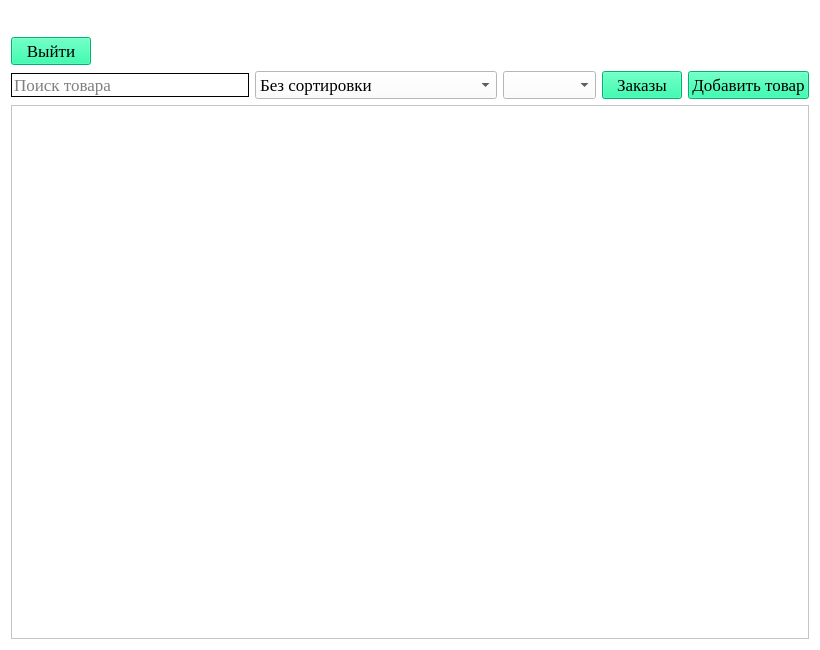
<?xml version="1.0" encoding="UTF-8"?>
<ui version="4.0">
 <class>ProductsWindow</class>
 <widget class="QWidget" name="ProductsWindow">
  <property name="geometry">
   <rect>
    <x>0</x>
    <y>0</y>
    <width>820</width>
    <height>650</height>
   </rect>
  </property>
  <property name="minimumSize">
   <size>
    <width>700</width>
    <height>600</height>
   </size>
  </property>
  <property name="font">
   <font>
    <family>Times New Roman</family>
    <pointsize>13</pointsize>
   </font>
  </property>
  <property name="windowTitle">
   <string>Список товаров</string>
  </property>
  <property name="styleSheet">
   <string notr="true">background-color: #FFFFFF</string>
  </property>
  <layout class="QVBoxLayout" name="verticalLayout">
   <item alignment="Qt::AlignmentFlag::AlignHCenter">
    <widget class="QLabel" name="logo_l">
     <property name="sizePolicy">
      <sizepolicy hsizetype="Fixed" vsizetype="Fixed">
       <horstretch>0</horstretch>
       <verstretch>0</verstretch>
      </sizepolicy>
     </property>
     <property name="maximumSize">
      <size>
       <width>30</width>
       <height>30</height>
      </size>
     </property>
     <property name="text">
      <string/>
     </property>
     <property name="pixmap">
      <pixmap>../data/Icon.png</pixmap>
     </property>
     <property name="scaledContents">
      <bool>true</bool>
     </property>
    </widget>
   </item>
   <item>
    <layout class="QGridLayout" name="gridLayout">
     <item row="0" column="0" alignment="Qt::AlignmentFlag::AlignLeft">
      <widget class="QPushButton" name="go_back_btn">
       <property name="styleSheet">
        <string notr="true">background-color: #00FA9A</string>
       </property>
       <property name="text">
        <string>Выйти</string>
       </property>
      </widget>
     </item>
     <item row="0" column="1" alignment="Qt::AlignmentFlag::AlignRight">
      <widget class="QLabel" name="user_name_l">
       <property name="sizePolicy">
        <sizepolicy hsizetype="Preferred" vsizetype="Preferred">
         <horstretch>0</horstretch>
         <verstretch>0</verstretch>
        </sizepolicy>
       </property>
       <property name="minimumSize">
        <size>
         <width>0</width>
         <height>0</height>
        </size>
       </property>
       <property name="text">
        <string/>
       </property>
      </widget>
     </item>
    </layout>
   </item>
   <item>
    <layout class="QHBoxLayout" name="tools_layout">
     <item>
      <widget class="QLineEdit" name="search_le">
       <property name="minimumSize">
        <size>
         <width>150</width>
         <height>0</height>
        </size>
       </property>
       <property name="toolTip">
        <string>Поиск по наименованию, артикулу, описанию, производителю, поставщику, категории и единице измерения. Можно ввести несколько слов.</string>
       </property>
       <property name="styleSheet">
        <string notr="true">border-color: black;
border-width: 1px;
border-style: solid</string>
       </property>
       <property name="placeholderText">
        <string>Поиск товара</string>
       </property>
       <property name="clearButtonEnabled">
        <bool>true</bool>
       </property>
      </widget>
     </item>
     <item>
      <widget class="QComboBox" name="sort_cb">
       <property name="toolTip">
        <string>Сортировка по количеству на складе</string>
       </property>
       <item>
        <property name="text">
         <string>Без сортировки</string>
        </property>
       </item>
       <item>
        <property name="text">
         <string>Количество: по возрастанию</string>
        </property>
       </item>
       <item>
        <property name="text">
         <string>Количество: по убыванию</string>
        </property>
       </item>
      </widget>
     </item>
     <item>
      <widget class="QComboBox" name="supplier_cb">
       <property name="toolTip">
        <string>Фильтр по поставщику</string>
       </property>
      </widget>
     </item>
     <item>
      <widget class="QPushButton" name="orders_btn">
       <property name="styleSheet">
        <string notr="true">background-color: #00FA9A</string>
       </property>
       <property name="text">
        <string>Заказы</string>
       </property>
      </widget>
     </item>
     <item>
      <widget class="QPushButton" name="add_btn">
       <property name="styleSheet">
        <string notr="true">background-color: #00FA9A</string>
       </property>
       <property name="text">
        <string>Добавить товар</string>
       </property>
      </widget>
     </item>
    </layout>
   </item>
   <item>
    <widget class="QScrollArea" name="scrollArea">
     <property name="widgetResizable">
      <bool>true</bool>
     </property>
     <widget class="QWidget" name="scrollWidget">
      <property name="geometry">
       <rect>
        <x>0</x>
        <y>0</y>
        <width>683</width>
        <height>508</height>
       </rect>
      </property>
     </widget>
    </widget>
   </item>
  </layout>
 </widget>
 <resources/>
 <connections/>
</ui>
